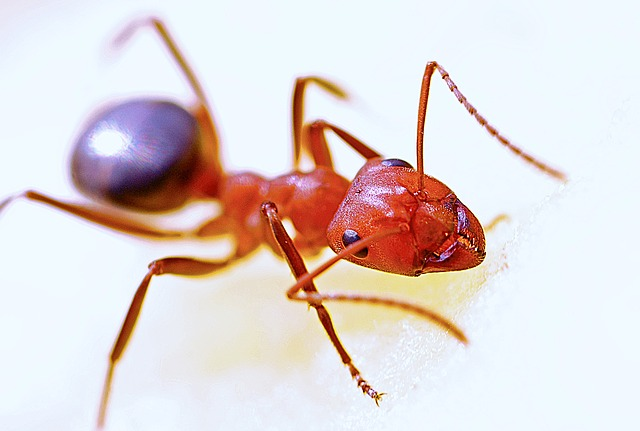
#> input picture image/ant.jpg, 640 x 431 px
$ python 13_threshold_compared.py
#> lines starting #> are read from the running program, lines starting #| are printed output that depends on the picture; after the words box and inside, x2 and y2 are one past the last pixel; in counts of white or black regions, pixels touching at a corner belong together
import cv2
import matplotlib.pyplot as plt

img = cv2.imread('image/ant.jpg')
#> img is the input picture: shape (431, 640, 3); mean B, G, R 212.9, 213.6, 225.1
gray_img = cv2.cvtColor(img, cv2.COLOR_BGR2GRAY)
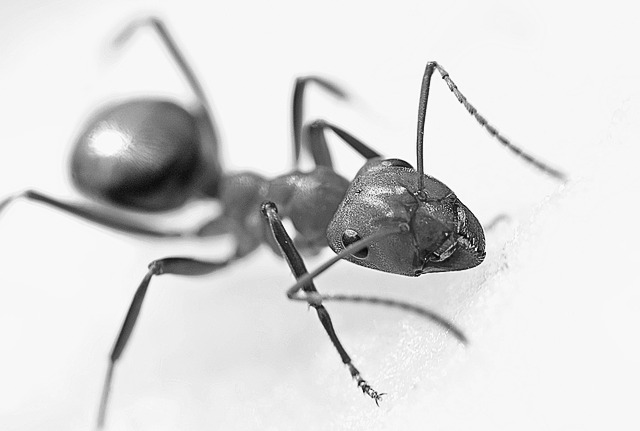
#> gray_img: shape (431, 640); min 5, max 255, mean 217

thresh_val = [50, 100, 130, 200, 230]

plt.subplot(231, xticks=[], yticks=[])
plt.imshow(gray_img, cmap='gray')
plt.title('Original')

for i, thresh in enumerate(thresh_val):
    thresh, cvt_img = cv2.threshold(gray_img, thresh, 255, cv2.THRESH_BINARY)
    plt.subplot(2, 3 , i+2, xticks=[], yticks=[])
    plt.title(f'Threshold: {thresh}')
    plt.imshow(cvt_img, cmap='gray')
#> this loop made 5 passes
#> thresh on passes 1 to 5: 50, 100, 130, 200, 230
#> pass 1, `thresh, cvt_img = cv2.threshold(gray_img, thresh, 255, cv2.THRESH_BINA..`:
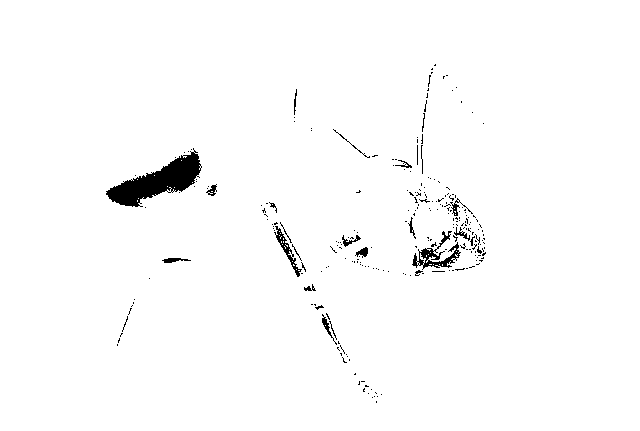
#> cvt_img: shape (431, 640); 98.2% white; 252 black regions (228 under 20 px), largest, box (x1, y1, x2, y2) and area: (106, 148, 202, 207) 2309, (412, 231, 461, 270) 563, (274, 226, 302, 277) 268
#> pass 2, `thresh, cvt_img = cv2.threshold(gray_img, thresh, 255, cv2.THRESH_BINA..`:
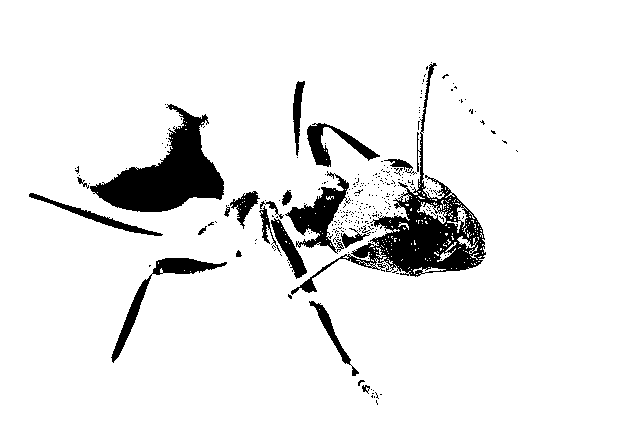
#> cvt_img: shape (431, 640); 91.9% white; 288 black regions (268 under 20 px), largest, box (x1, y1, x2, y2) and area: (291, 63, 486, 295) 7012, (90, 104, 224, 212) 6209, (285, 171, 351, 254) 1911
#> pass 3, `thresh, cvt_img = cv2.threshold(gray_img, thresh, 255, cv2.THRESH_BINA..`:
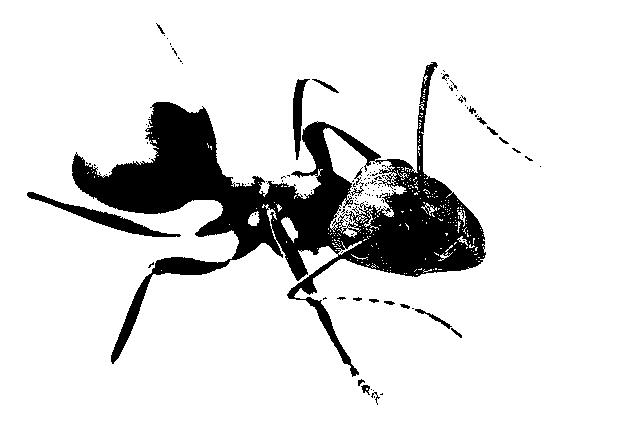
#> cvt_img: shape (431, 640); 87.1% white; 132 black regions (111 under 20 px), largest, box (x1, y1, x2, y2) and area: (72, 62, 486, 377) 32447, (27, 192, 181, 237) 1299, (293, 79, 310, 160) 606
plt.show()
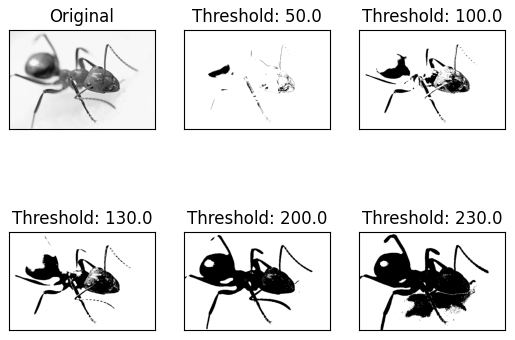
#> figure drawn by matplotlib, 6 panels

$ run again, with image/ball2d.jpg copied over image/ant.jpg
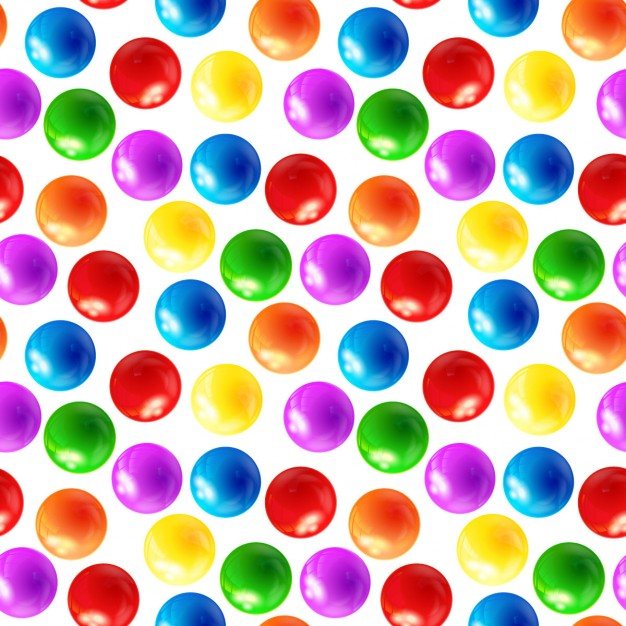
#> input picture image/ball2d.jpg, 626 x 626 px
#> img is the input picture: shape (626, 626, 3); mean B, G, R 168.2, 172.2, 199.6
#> the loop `for i, thresh in enumerate(thresh_val):` made 5 passes
#> thresh on passes 1 to 5: 50, 100, 130, 200, 230
#> pass 1, `thresh, cvt_img = cv2.threshold(gray_img, thresh, 255, cv2.THRESH_BINA..`:
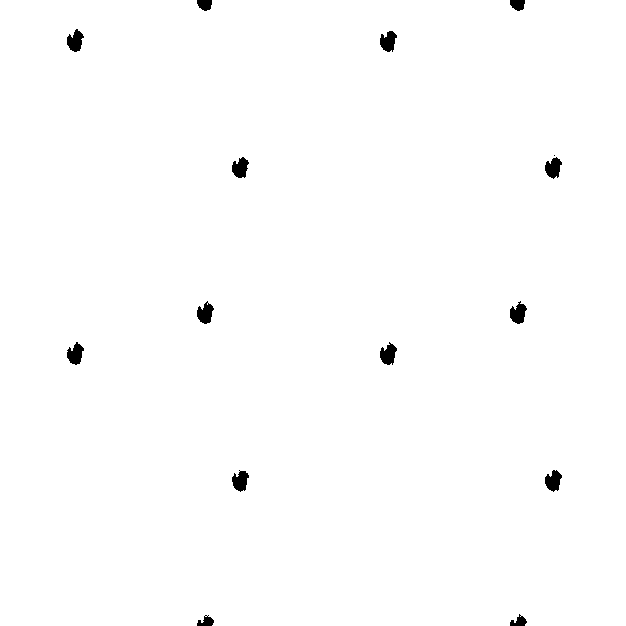
#> cvt_img: shape (626, 626); 99.2% white; 15 black regions (1 under 20 px), largest, box (x1, y1, x2, y2) and area: (380, 342, 397, 365) 252, (67, 29, 84, 52) 250, (510, 301, 527, 324) 250
#> pass 3, `thresh, cvt_img = cv2.threshold(gray_img, thresh, 255, cv2.THRESH_BINA..`:
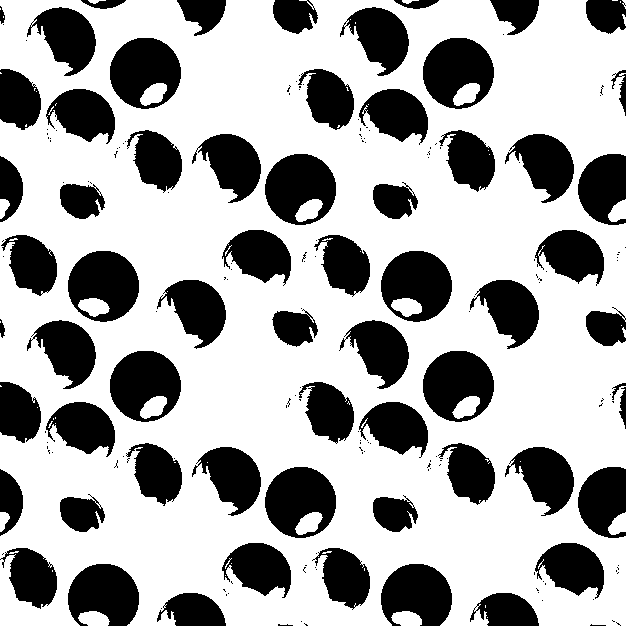
#> cvt_img: shape (626, 626); 66.7% white; 193 black regions (130 under 20 px), largest, box (x1, y1, x2, y2) and area: (265, 154, 336, 225) 3568, (265, 467, 336, 538) 3567, (423, 351, 494, 422) 3564

$ run again, with image/boy.jpg copied over image/ant.jpg
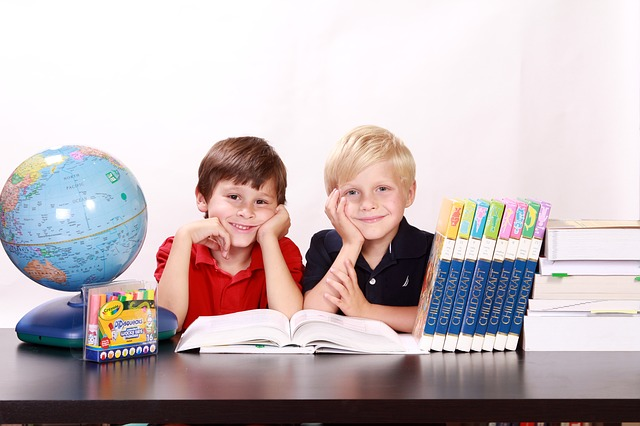
#> input picture image/boy.jpg, 640 x 426 px
#> img is the input picture: shape (426, 640, 3); mean B, G, R 186.9, 184.5, 197.5
#> the loop `for i, thresh in enumerate(thresh_val):` made 5 passes
#> thresh on passes 1 to 5: 50, 100, 130, 200, 230
#> pass 1, `thresh, cvt_img = cv2.threshold(gray_img, thresh, 255, cv2.THRESH_BINA..`:
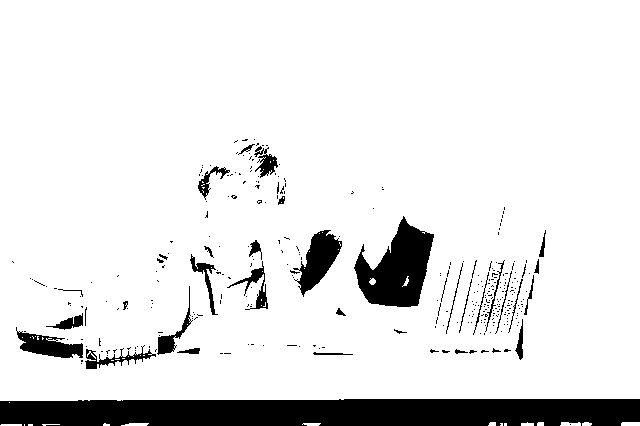
#> cvt_img: shape (426, 640); 89.8% white; 324 black regions (288 under 20 px), largest, box (x1, y1, x2, y2) and area: (0, 399, 640, 426) 16350, (354, 216, 434, 307) 4131, (293, 230, 342, 297) 1494
#> pass 3, `thresh, cvt_img = cv2.threshold(gray_img, thresh, 255, cv2.THRESH_BINA..`:
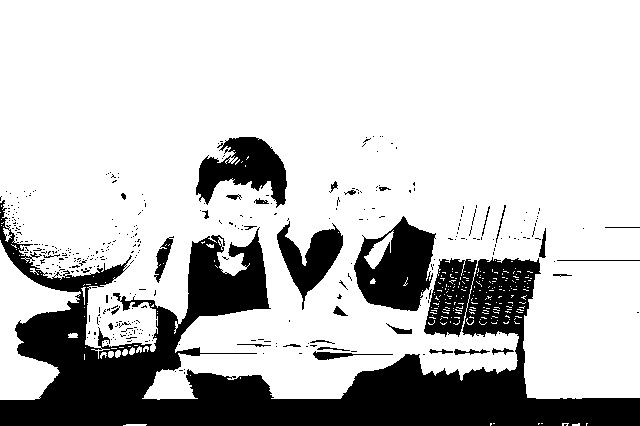
#> cvt_img: shape (426, 640); 77.3% white; 365 black regions (331 under 20 px), largest, box (x1, y1, x2, y2) and area: (0, 200, 640, 426) 48160, (354, 216, 436, 311) 4824, (196, 137, 287, 208) 3502
